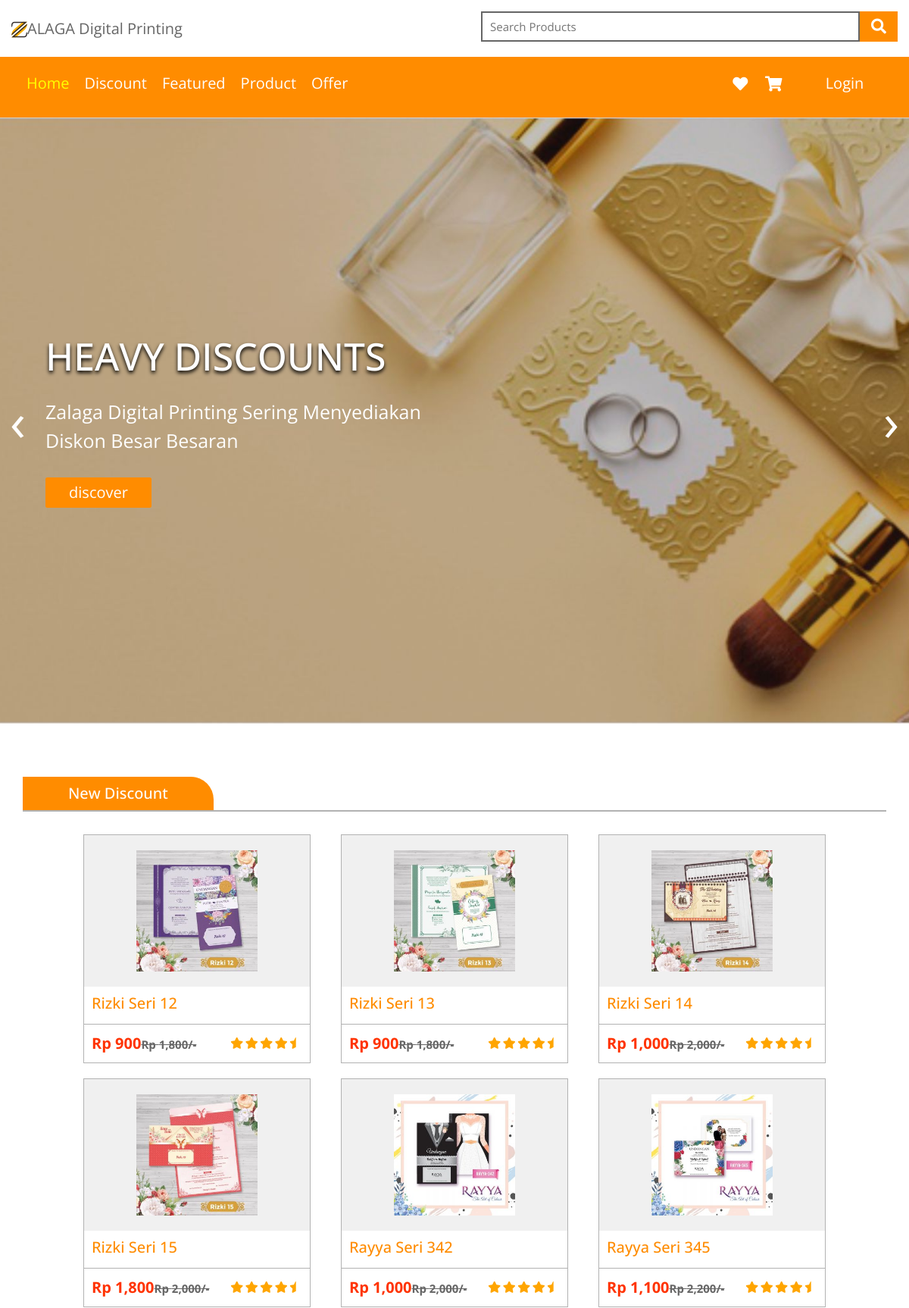
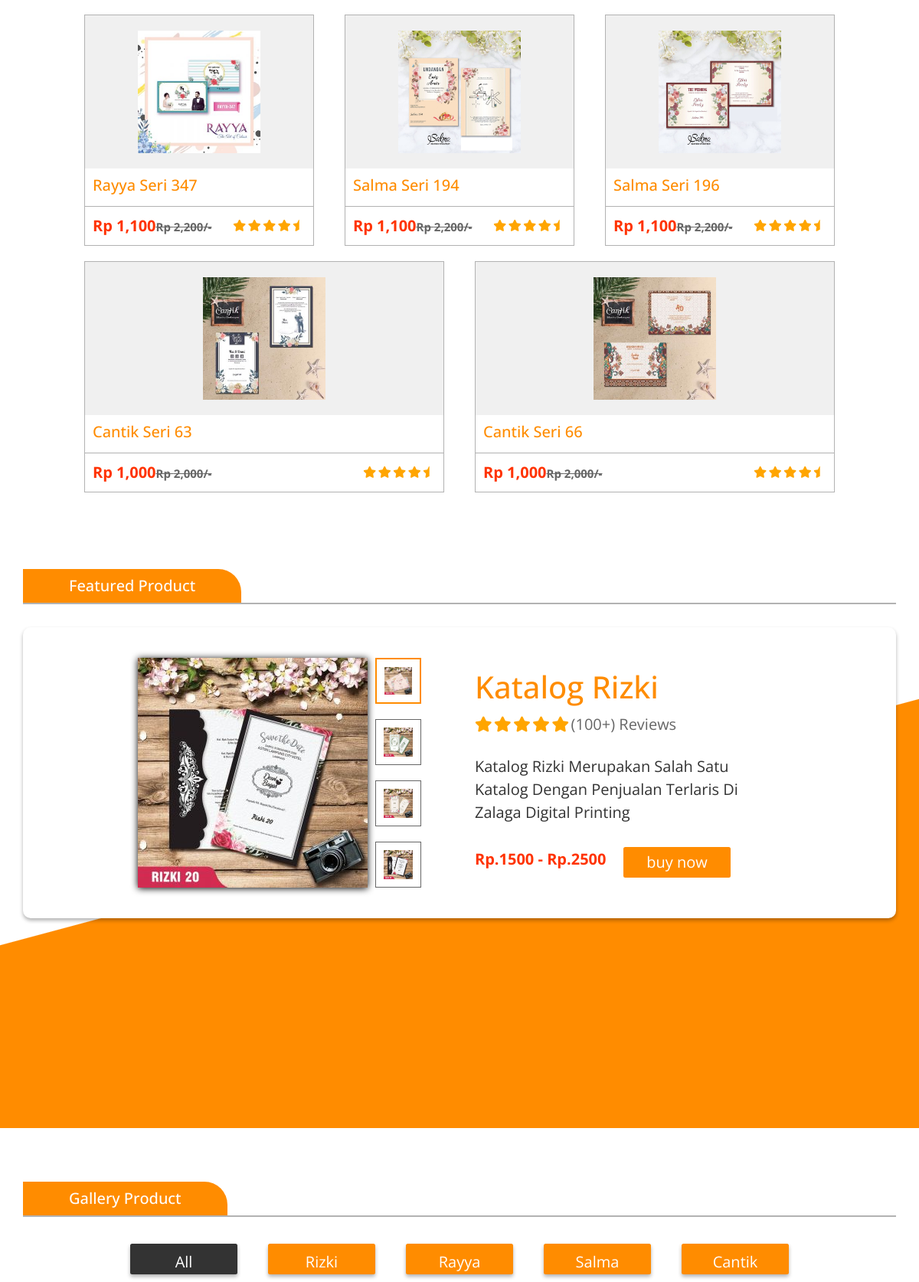
The page / (upper part) on the database its author committed (2 pictures, top to bottom).
### tables this page shows
CREATE TABLE `barang` (
  `id_barang` int(11) NOT NULL,
  `gambar_barang` varchar(100) NOT NULL,
  `nama_barang` varchar(50) NOT NULL,
  `kode_gambar` varchar(20) NOT NULL,
  `harga` float(8,2) NOT NULL,
  `id_discount` int(11) NOT NULL,
  `subharga` float NOT NULL,
  `id_kategori_undangan` int(11) NOT NULL
);

### index.php (the view, shortened to what this page needs)
<?php session_start(); include "connect.php"; ?>
<!DOCTYPE html>
<html lang="en">
<head>
<link href="assets/css/bootstrap.min.css" rel="stylesheet">
    <link rel="stylesheet" href="https://cdnjs.cloudflare.com/ajax/libs/OwlCarousel2/2.3.4/assets/owl.carousel.min.css">
    <link rel="stylesheet" href="https://cdnjs.cloudflare.com/ajax/libs/font-awesome/5.15.2/css/all.min.css">
    <link rel="stylesheet" href="css/style.css">
</head>
<body>
<header>
<div class="header-1">
    <a href="#" class="logo"><img src="images/logo_zlg.png" alt="">ALAGA Digital Printing </a>
    <div class="form-container">
        <form action="">
            <input type="search" placeholder="search products" id="search" />
            <label for="search" class="fas fa-search"></label>
        </form>
    </div>
</div>
<div class="header-2">
    <nav class="navbar">
        <ul>
            <li><a class="active" href="index.php">home</a></li>
            <li><a href="discount.php">Discount</a></li>
            <li><a href="featured.php">featured</a></li>
            <li><a href="product.php">product</a></li>
            <li><a href="offer.php">offer</a></li>
        </ul>
    </nav>
    <div class="icons">
        <a href="#" class="fas fa-heart"></a>
        <a href="keranjang.html" class="fas fa-shopping-cart"></a>
        <?php if(isset($_SESSION['customer'])) { ?>
            <a href="logout.php" class="form-inline my-2 my-lg-0 btn btn-secondary">Logout</a>
        <?php } else { ?>
        <a href="login.php" class="form-inline my-2 my-lg-0 btn btn-secondary">Login</a>
        <?php } ?>
    </div>
</div>
</header>
<section class="home" id="home">
<div class="home-slider owl-carousel">
    <div class="item">
        <img src="images/home_img1.jpg" alt="">
        <div class="content">
            <h3>heavy discounts</h3>
            <p>Zalaga Digital Printing sering menyediakan diskon besar besaran</p>
            <a href="#"><button class="btn">discover</button></a>
        </div>
    </div>
</div>
</section>
<section class="discount" id="discount">
<h1 class="heading"> <span>new discount</span> </h1>
<div class="box-container">
  <?php $get = mysqli_query($koneksi, "SELECT * FROM barang JOIN discount ON barang.id_discount = discount.id_discount WHERE barang.id_discount > 0");
  while($barang = $get->fetch_assoc()) { ?>
    <div class="box">
        <div class="image">
          <img src="images/<?php echo $barang['gambar_barang']; ?>">
        </div>
        <div class="info">
            <a href="detail.php?id=<?php echo $barang['id_barang']; ?>"><h3><?php echo $barang['nama_barang']; ?></h3></a>
            <div class="subInfo">
                <strong class="price">Rp <?php echo number_format($barang['subharga']); ?><span>Rp <?php echo number_format($barang['harga']); ?>/-</span> </strong>
                <div class="stars">
                    <i class="fas fa-star"></i>
                    <i class="fas fa-star"></i>
                    <i class="fas fa-star"></i>
                    <i class="fas fa-star"></i>
                    <i class="fas fa-star-half"></i>
                </div>
            </div>
        </div>
    </div>
  <?php } ?>
</div>
</section>
<section class="feature" id="featured">
<h1 class="heading"> <span> featured product </span> </h1>
<div class="row">
    <div class="image-container">
        <div class="big-image">
            <img src="images/20.jpg" alt="">
        </div>
        <div class="small-image">
            <img class="image-active" src="images/19.jpg" alt="">
            <img src="images/17.jpg" alt="">
            <img src="images/16.jpg" alt="">
            <img src="images/20.jpg" alt="">
        </div>
    </div>
    <div class="content">
        <h3>Katalog Rizki</h3>
        <div class="stars">
            <i class="fas fa-star"></i>
            <i class="fas fa-star"></i>
            <i class="fas fa-star"></i>
            <i class="fas fa-star"></i>
            <i class="fas fa-star"></i>
            <span>(100+) reviews</span>
        </div>
        <p>Katalog Rizki merupakan salah satu katalog dengan penjualan terlaris di Zalaga Digital Printing</p>
        <strong class="price">Rp.1500 - Rp.2500</strong>
        <a href="#"><button class="btn">buy now</button></a>
    </div>
</div>
</section>
<section class="product" id="product">
<h1 class="heading"> <span> gallery product </span> </h1>
<ul class="controls">
    <li class="btn button-active" data-filter="all">all</li>
    <li class="btn" data-filter="rizki">Rizki</li>
    <li class="btn" data-filter="rayya">Rayya</li>
    <li class="btn" data-filter="salma">Salma</li>
    <li class="btn" data-filter="cantik">Cantik</li>
</ul>
</section>
</body>
</html>

### rows shown on the page
barang: gambar_barang (picture), nama_barang "Rizki Seri 12", subharga "900", harga "1,800"
barang: gambar_barang (picture), nama_barang "Rizki Seri 13", subharga "900", harga "1,800"
barang: gambar_barang (picture), nama_barang "Rizki Seri 14", subharga "1,000", harga "2,000"
barang: gambar_barang (picture), nama_barang "Rizki Seri 15", subharga "1,800", harga "2,000"
barang: gambar_barang (picture), nama_barang "Rayya Seri 342", subharga "1,000", harga "2,000"
barang: gambar_barang (picture), nama_barang "Rayya Seri 345", subharga "1,100", harga "2,200"
barang: gambar_barang (picture), nama_barang "Rayya Seri 347", subharga "1,100", harga "2,200"
barang: gambar_barang (picture), nama_barang "Salma Seri 194", subharga "1,100", harga "2,200"
barang: gambar_barang (picture), nama_barang "Salma Seri 196", subharga "1,100", harga "2,200"
barang: gambar_barang (picture), nama_barang "Cantik Seri 63", subharga "1,000", harga "2,000"
barang: gambar_barang (picture), nama_barang "Cantik Seri 66", subharga "1,000", harga "2,000"
